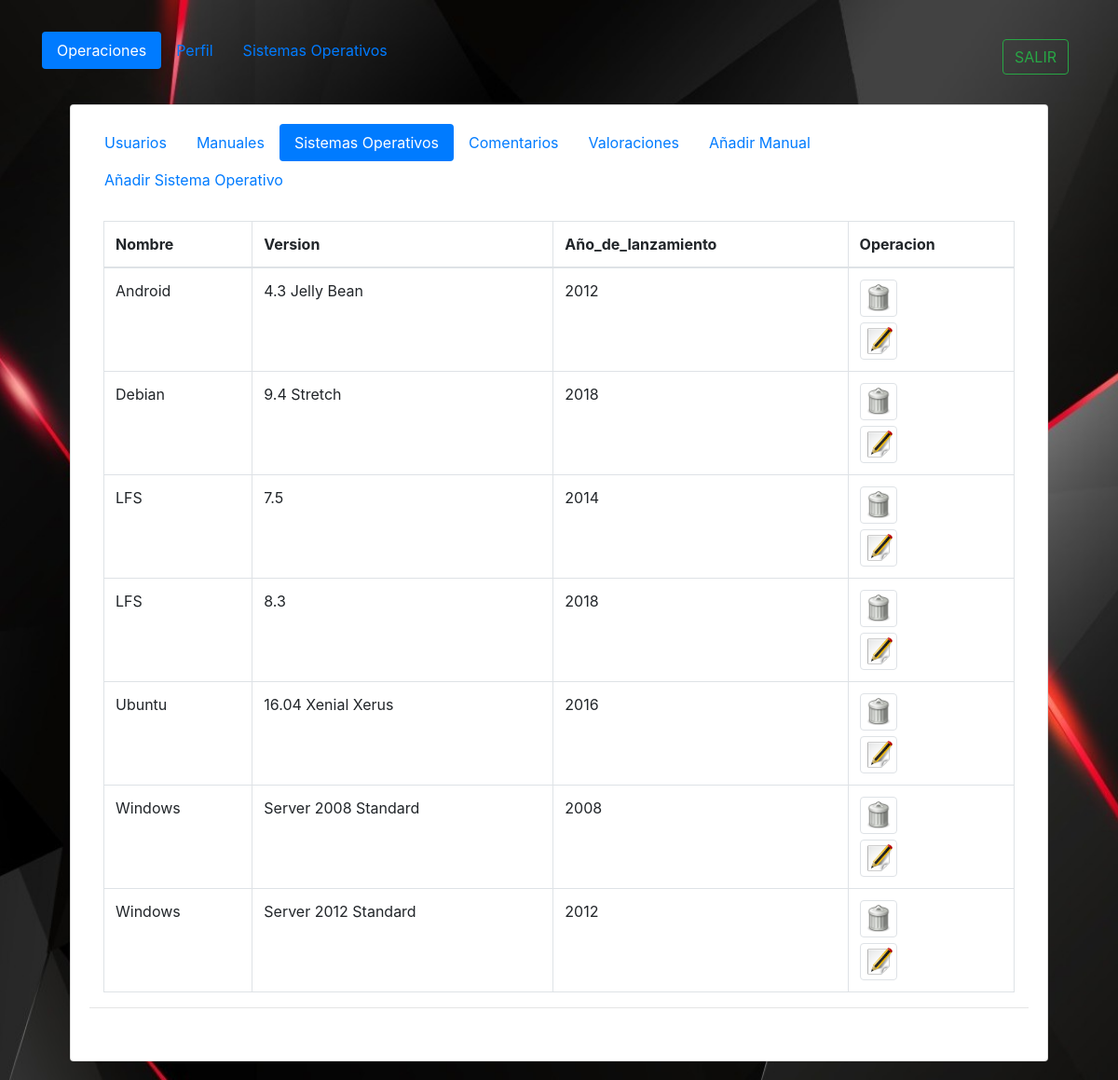
The page /PAGINA_WEB/administrador/menu_so.php (signed in) on the database its author committed.
### tables this page shows
CREATE TABLE `sistema_operativo` (
  `cod_so` int(11) NOT NULL AUTO_INCREMENT,
  `nombre` varchar(30) NOT NULL,
  `version` varchar(30) NOT NULL,
  `jahr_de_lanzamiento` year(4) NOT NULL,
  `perfil_so` varchar(300) NOT NULL,
  `fondo_so` varchar(300) NOT NULL,
  PRIMARY KEY (`cod_so`)
);

### PAGINA_WEB/php_codigo/todos_los_so.php (shortened to what this page needs)
<?php if (!isset($_GET['codigo2'])): ?>
<?php
$connection2 = new mysqli($db_host, $db_user, $db_password, $db_name);
$connection2->set_charset("utf8");
if ($result2 = $connection2->query("select * from sistema_operativo  order by nombre ASC ;")) {
    ?>
    <table class="table table-bordered" style="width:100%;">
    <thead>
      <tr>
        <th scope="row">Nombre</th>
        <th scope="row">Version</th>
        <th scope="row">Año_de_lanzamiento</th>
        <th scope="row">Operacion</th>
       </tr>
    </thead>
<?php
    while ($obj2 = $result2->fetch_object()) {
        echo "<tr>";
        echo "<td>".$obj2->nombre."</td>";
        echo "<td>".$obj2->version."</td>";
        echo "<td>".$obj2->jahr_de_lanzamiento."</td>";
        echo "<td><form method='POST' action='menu_so.php?codigo2=$obj2->cod_so'><input type='image' name='eliminar2' src='../css/iconos/eliminar.png' style='width:40px' alt='Submit' class='img-thumbnail' /></form><a href='../op_admin/sis.php?codso=$obj2->cod_so&nom=$obj2->nombre&vers=$obj2->version&lanzamiento=$obj2->jahr_de_lanzamiento'><img src='../css/iconos/editar.png'  style='width:40px' class='img-thumbnail' /></a></td>";
        echo "</tr>";
    }
}
echo "</table>";
?>
<?php endif?>

### PAGINA_WEB/css/principal_admin.css (style rules this page uses)
body { background-attachment: fixed; background-position: center center; background-size: cover; background-image: url('./fondos/fondo_admin.jpg'); background-repeat: no-repeat; -moz-background-size: cover; -webkit-background-size: cover; -o-background-size: cover; }

### rows shown on the page
sistema_operativo: nombre "Android", version "4.3 Jelly Bean", jahr_de_lanzamiento "2012"
sistema_operativo: nombre "Debian", version "9.4 Stretch", jahr_de_lanzamiento "2018"
sistema_operativo: nombre "LFS", version "7.5", jahr_de_lanzamiento "2014"
sistema_operativo: nombre "LFS", version "8.3", jahr_de_lanzamiento "2018"
sistema_operativo: nombre "Ubuntu", version "16.04 Xenial Xerus", jahr_de_lanzamiento "2016"
sistema_operativo: nombre "Windows", version "Server 2008 Standard", jahr_de_lanzamiento "2008"
sistema_operativo: nombre "Windows", version "Server 2012 Standard", jahr_de_lanzamiento "2012"
